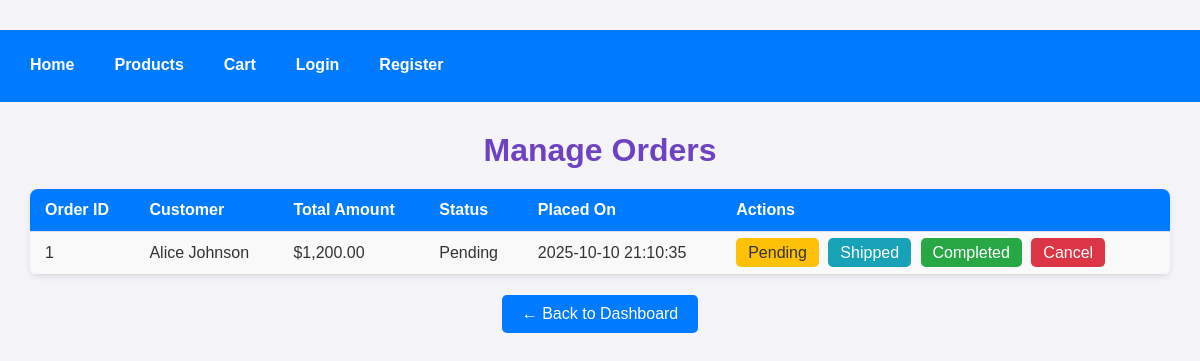
The page /srs-web/public/admin/mange_orders.php (signed in) on the database its author committed.
### tables this page shows
CREATE TABLE orders (
    order_id INT AUTO_INCREMENT PRIMARY KEY,
    customer_id INT NOT NULL,
    total_amount DECIMAL(10,2) NOT NULL,
    status ENUM('Pending','Shipped','Completed','Cancelled') DEFAULT 'Pending',
    created_at TIMESTAMP DEFAULT CURRENT_TIMESTAMP,
    FOREIGN KEY (customer_id) REFERENCES customers(customer_id) ON DELETE CASCADE
);

CREATE TABLE customers (
    customer_id INT AUTO_INCREMENT PRIMARY KEY,
    name VARCHAR(100) NOT NULL,
    email VARCHAR(100) UNIQUE NOT NULL,
    password VARCHAR(255) NOT NULL,
    phone VARCHAR(20),
    address TEXT,
    created_at TIMESTAMP DEFAULT CURRENT_TIMESTAMP
);

### srs-web/public/admin/mange_orders.php (the view, shortened to what this page needs)
<?php
include("../includes/db.php");
$sql = "SELECT o.*, c.name AS customer_name FROM orders o JOIN customers c ON o.customer_id = c.customer_id ORDER BY o.order_id DESC";
$result = $conn->query($sql);
?>
<!DOCTYPE html>
<html lang="en">
<head>
     <link rel="stylesheet" href="../../assets/css/styles.css">
</head>
<body class="manage-orders">
<?php include("../includes/header.php"); ?>
<div class="container">
    <h1>Manage Orders</h1>
    <?php if ($result->num_rows > 0): ?>
        <table>
            <tr>
                <th>Order ID</th>
                <th>Customer</th>
                <th>Total Amount</th>
                <th>Status</th>
                <th>Placed On</th>
                <th>Actions</th>
            </tr>
            <?php while($order = $result->fetch_assoc()): ?>
                <tr>
                    <td><?php echo $order['order_id']; ?></td>
                    <td><?php echo htmlspecialchars($order['customer_name']); ?></td>
                    <td>$<?php echo number_format($order['total_amount'], 2); ?></td>
                    <td><?php echo $order['status']; ?></td>
                    <td><?php echo $order['created_at']; ?></td>
                    <td>
                        <a href="manage_orders.php?update=<?php echo $order['order_id']; ?>&status=Pending" class="status pending">Pending</a>
                        <a href="manage_orders.php?update=<?php echo $order['order_id']; ?>&status=Shipped" class="status shipped">Shipped</a>
                        <a href="manage_orders.php?update=<?php echo $order['order_id']; ?>&status=Completed" class="status completed">Completed</a>
                        <a href="manage_orders.php?update=<?php echo $order['order_id']; ?>&status=Cancelled" class="status cancelled">Cancel</a>
                    </td>
                </tr>
            <?php endwhile; ?>
        </table>
    <?php else: ?>
        <p>No orders found.</p>
    <?php endif; ?>
    <a class="back" href="dashboard.php">← Back to Dashboard</a>
</div>
</body>
</html>

### srs-web/assets/css/styles.css (style rules this page uses)
body { font-family: Arial, sans-serif; background: #f8f4ff; margin: 0; padding: 0; color: #333; }
.container { width: 85%; margin: 40px auto; text-align: center; }
h1 { color: #6f42c1; text-align: center; margin-bottom: 15px; }
.container h1 { text-align: center; color: #6f42c1; margin-bottom: 20px; }
.container { width: 90%; margin: 30px auto; }
h1 { color: #333; margin-bottom: 10px; }
h1 { color: #333; margin-bottom: 20px; }
table { width: 100%; border-collapse: collapse; margin-top: 20px; background: #fff; border-radius: 8px; overflow: hidden; box-shadow: 0 2px 6px rgba(0,0,0,0.1); }
th, td { padding: 12px 15px; text-align: left; border-bottom: 1px solid #ddd; }
th { background: #007bff; color: white; font-weight: 600; }
tr:nth-child(even) { background: #f9f9f9; }
a.back { display: inline-block; margin-top: 20px; background: #007bff; color: white; padding: 10px 20px; text-decoration: none; border-radius: 6px; font-weight: 500; transition: background 0.3s ease, transform 0.2s ease; }
.container { width: 95%; margin: 30px auto; }
h1, h2 { color: #333; margin-bottom: 20px; }
table { width: 100%; border-collapse: collapse; background: #fff; border-radius: 8px; overflow: hidden; box-shadow: 0 2px 6px rgba(0,0,0,0.1); }
th, td { padding: 12px 15px; border-bottom: 1px solid #ddd; text-align: left; vertical-align: middle; }
th { background: #6f42c1; color: white; font-weight: 600; }
body.manage-orders { font-family: Arial, sans-serif; background: #f4f4f9; margin: 0; padding: 0; color: #333; }
th, td { padding: 12px 15px; border-bottom: 1px solid #ddd; text-align: left; }
a.status { text-decoration: none; padding: 6px 12px; border-radius: 5px; font-weight: 500; color: white; margin-right: 5px; transition: background 0.3s ease, transform 0.2s ease; }
a.pending { background: #ffc107; color: #333; }
a.shipped { background: #17a2b8; }
a.completed { background: #28a745; }
a.cancelled { background: #dc3545; }
a.back { display: inline-block; margin-top: 20px; background: #007bff; color: white; padding: 10px 20px; text-decoration: none; border-radius: 5px; transition: background 0.3s ease, transform 0.2s ease; }

### rows shown on the page
orders: order_id "1", customer.name "Alice Johnson", total_amount "1,200.00", status "Pending", created_at "2025-10-10 21:10:35"
